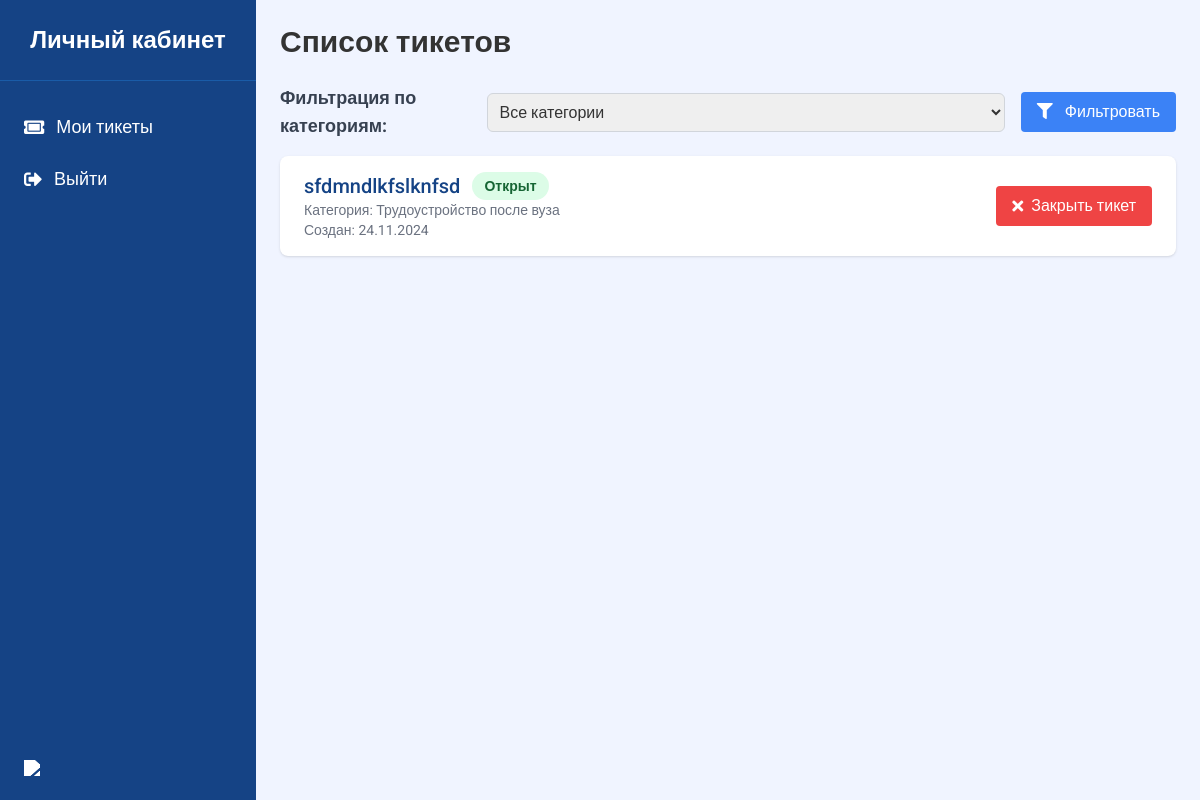
Page /user/ (signed in) on the earlier database version.
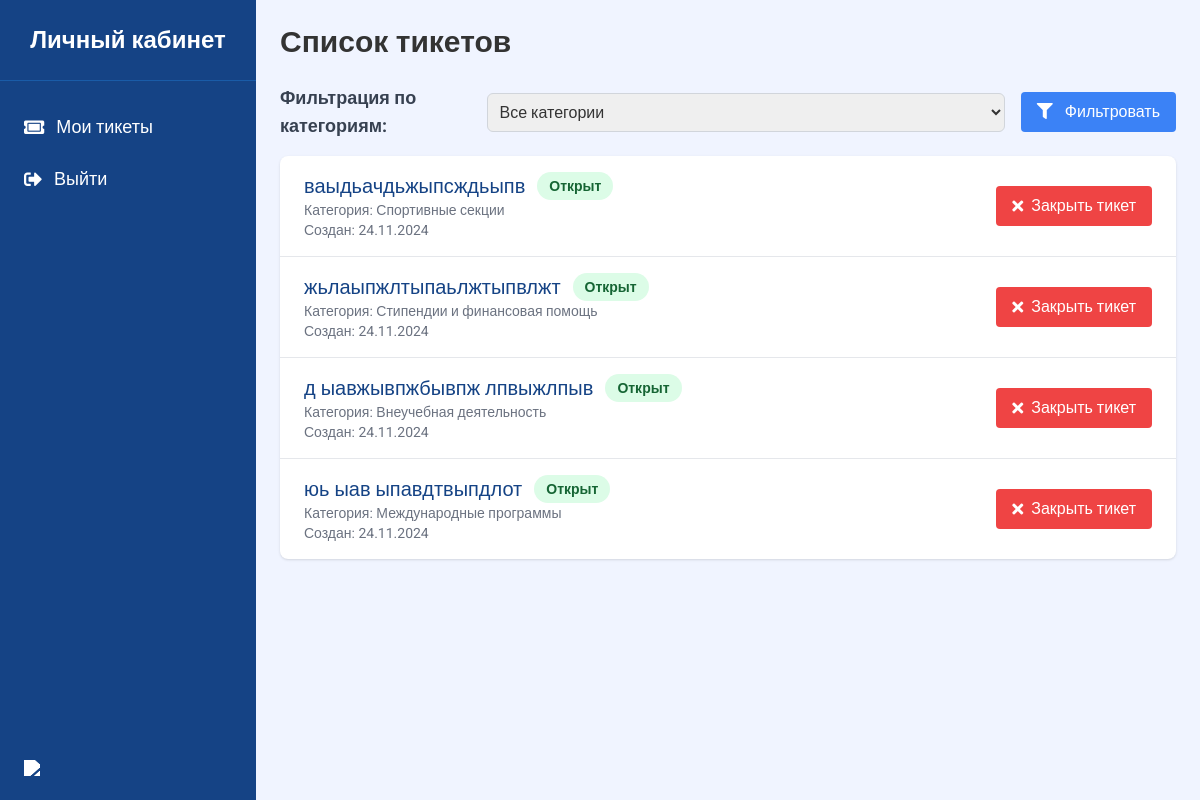
Same page on the later database version.
### assistant/models.py (models this page shows, shortened)
class Ticket(models.Model):
    STATUS_CHOICES = [
        ('open', 'Открыт'),
        ('in_progress', 'В процессе'),
        ('closed', 'Закрыт'),
    ]
    title = models.CharField(max_length=255, verbose_name="Заголовок")
    description = models.TextField(verbose_name="Описание")
    author = models.ForeignKey(
        settings.AUTH_USER_MODEL,
        on_delete=models.SET_NULL,
        related_name="created_tickets",
        verbose_name="Автор",
        null=True
    )
    mentor = models.ForeignKey(
        settings.AUTH_USER_MODEL,
        on_delete=models.SET_NULL,
        related_name="assigned_tickets",
        blank=True,
        null=True,
        verbose_name="Ответственный наставник"
    )
    category = models.ForeignKey(
        Category,
        on_delete=models.SET_NULL,
        null=True,
        blank=True,
        verbose_name="Категория"
    )
    status = models.CharField(
        max_length=20,
        choices=STATUS_CHOICES,
        default='open',
        verbose_name="Статус"
    )
    created_at = models.DateTimeField(auto_now_add=True, verbose_name="Дата создания")
    updated_at = models.DateTimeField(auto_now=True, verbose_name="Дата обновления")

class Category(models.Model):
    name = models.CharField(max_length=100, unique=True, verbose_name="Название категории")
    description = models.TextField(blank=True, null=True, verbose_name="Описание")

### personal_ticket/views.py (the view, shortened to what this page needs)
# urls.py: path('', profile_ticket_list, name="profile_ticket_list"),
@login_required
def profile_ticket_list(request):
    user = request.user
    tickets = Ticket.objects.all()
    category_id = request.GET.get('category')
    if category_id:
        tickets = tickets.filter(category_id=category_id)
    tickets = tickets.exclude(status='closed')
    categories = Category.objects.all()
    if user.role == "mentor":
        print(user.role)
        return render(request, 'ticket_mentor.html', {'tickets': tickets, 'categories': categories})

### templates/ticket_mentor.html (shortened to what the changed rows need)
<!DOCTYPE html>
<html lang="ru">
<head>
    <script src="https://cdn.tailwindcss.com"></script>
    <link rel="stylesheet" href="https://cdnjs.cloudflare.com/ajax/libs/font-awesome/5.15.3/css/all.min.css">
</head>
<body class="bg-[#F0F4FF] text-[#333333]">
    <div class="flex flex-col md:flex-row">
        <main class="flex-1 p-6 md:ml-64">
            <div class="heder flex flex-col md:flex-row md:items-center md:justify-between">
                <h1 class="text-2xl md:text-3xl font-bold mb-4 md:mb-0">Список тикетов</h1>
            </div>
            <div class="bg-white shadow overflow-hidden sm:rounded-lg">
                <ul class="divide-y divide-gray-200">
                    {% for ticket in tickets %}
                    <li class="px-4 py-4 sm:px-6">
                        <div class="flex flex-col md:flex-row md:items-center md:justify-between">
                            <a href="{% url 'ticket_detail' ticket_id=ticket.id %}" class="flex-1">
                                <div>
                                    <div class="flex flex-col md:flex-row md:items-center">
                                        <h2 class="text-xl font-medium text-[#154385] truncate">{{ ticket.title }}</h2>
                                        <p class="mt-2 md:mt-0 md:ml-3 px-3 py-1 inline-flex text-sm leading-5 font-semibold rounded-full bg-green-100 text-green-800">
                                            {{ ticket.get_status_display }}
                                        </p>
                                    </div>
                                    <p class="text-sm text-gray-500">Категория: {{ ticket.category.name }}</p>
                                    <p class="text-sm text-gray-500">Создан: {{ ticket.created_at|date:"d.m.Y" }}</p>
                                </div>
                            </a>
                            <div class="mt-4 md:mt-0">
                                {% if ticket.status != 'closed' %}
                                <form method="post" action="{% url 'close_ticket' ticket.id %}">
                                    <button type="submit" class="flex items-center text-white bg-red-500 hover:bg-red-600 rounded px-4 py-2 transition-colors">
                                        <i class="fas fa-times mr-2"></i> Закрыть тикет
                                    </button>
                                </form>
                                {% endif %}
                            </div>
                        </div>
                    </li>
                    {% empty %}
                    <li class="px-4 py-4 sm:px-6 text-center text-gray-500">Нет тикетов для отображения.</li>
                    {% endfor %}
                </ul>
            </div>
        </main>
    </div>
</body>
</html>

Differences in the rows shown:
no longer on this page (row edited): Ticket: title "sfdmndlkfslknfsd", status "Открыт", category.name "Трудоустройство после вуза", created_at "24.11.2024", shows "Закрыть тикет"
added Ticket: title "ваыдьачдьжыпсждьыпв", status "Открыт", category.name "Спортивные секции", created_at "24.11.2024", shows "Закрыть тикет"
added Ticket: title "жьлаыпжлтыпаьлжтыпвлжт", status "Открыт", category.name "Стипендии и финансовая помощь", created_at "24.11.2024", shows "Закрыть тикет"
added Ticket: title "д ыавжывпжбывпж лпвыжлпыв", status "Открыт", category.name "Внеучебная деятельность", created_at "24.11.2024", shows "Закрыть тикет"
added Ticket: title "юь ыав ыпавдтвыпдлот", status "Открыт", category.name "Международные программы", created_at "24.11.2024", shows "Закрыть тикет"
